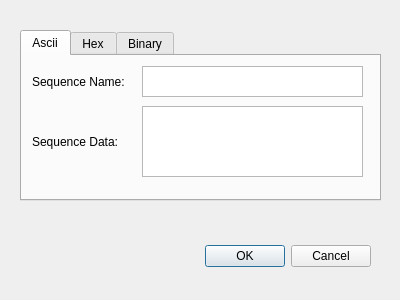
<?xml version="1.0" encoding="UTF-8"?>
<ui version="4.0">
 <class>addSequence</class>
 <widget class="QDialog" name="addSequence">
  <property name="geometry">
   <rect>
    <x>0</x>
    <y>0</y>
    <width>400</width>
    <height>300</height>
   </rect>
  </property>
  <property name="windowTitle">
   <string>Dialog</string>
  </property>
  <widget class="QDialogButtonBox" name="buttonBox">
   <property name="geometry">
    <rect>
     <x>30</x>
     <y>240</y>
     <width>341</width>
     <height>32</height>
    </rect>
   </property>
   <property name="acceptDrops">
    <bool>false</bool>
   </property>
   <property name="orientation">
    <enum>Qt::Horizontal</enum>
   </property>
   <property name="standardButtons">
    <set>QDialogButtonBox::Cancel|QDialogButtonBox::Ok</set>
   </property>
  </widget>
  <widget class="QTabWidget" name="tabWidget">
   <property name="geometry">
    <rect>
     <x>20</x>
     <y>30</y>
     <width>361</width>
     <height>171</height>
    </rect>
   </property>
   <property name="currentIndex">
    <number>0</number>
   </property>
   <property name="documentMode">
    <bool>false</bool>
   </property>
   <property name="tabsClosable">
    <bool>false</bool>
   </property>
   <property name="movable">
    <bool>false</bool>
   </property>
   <property name="tabBarAutoHide">
    <bool>false</bool>
   </property>
   <widget class="QWidget" name="tab">
    <attribute name="title">
     <string>Ascii</string>
    </attribute>
    <widget class="QTextEdit" name="seqData">
     <property name="geometry">
      <rect>
       <x>120</x>
       <y>50</y>
       <width>221</width>
       <height>71</height>
      </rect>
     </property>
     <property name="sizePolicy">
      <sizepolicy hsizetype="Preferred" vsizetype="Preferred">
       <horstretch>0</horstretch>
       <verstretch>0</verstretch>
      </sizepolicy>
     </property>
     <property name="frameShadow">
      <enum>QFrame::Sunken</enum>
     </property>
     <property name="lineWidth">
      <number>2</number>
     </property>
     <property name="tabChangesFocus">
      <bool>true</bool>
     </property>
    </widget>
    <widget class="QLabel" name="label">
     <property name="geometry">
      <rect>
       <x>10</x>
       <y>50</y>
       <width>111</width>
       <height>71</height>
      </rect>
     </property>
     <property name="text">
      <string>Sequence Data:</string>
     </property>
    </widget>
    <widget class="QLabel" name="label_2">
     <property name="geometry">
      <rect>
       <x>10</x>
       <y>10</y>
       <width>111</width>
       <height>31</height>
      </rect>
     </property>
     <property name="text">
      <string>Sequence Name:</string>
     </property>
    </widget>
    <widget class="QTextEdit" name="seqName">
     <property name="geometry">
      <rect>
       <x>120</x>
       <y>10</y>
       <width>221</width>
       <height>31</height>
      </rect>
     </property>
     <property name="sizePolicy">
      <sizepolicy hsizetype="Preferred" vsizetype="Preferred">
       <horstretch>0</horstretch>
       <verstretch>0</verstretch>
      </sizepolicy>
     </property>
     <property name="frameShadow">
      <enum>QFrame::Sunken</enum>
     </property>
     <property name="lineWidth">
      <number>2</number>
     </property>
     <property name="tabChangesFocus">
      <bool>true</bool>
     </property>
    </widget>
   </widget>
   <widget class="QWidget" name="tab_2">
    <attribute name="title">
     <string>Hex</string>
    </attribute>
   </widget>
   <widget class="QWidget" name="tab_3">
    <attribute name="title">
     <string>Binary</string>
    </attribute>
   </widget>
  </widget>
 </widget>
 <tabstops>
  <tabstop>tabWidget</tabstop>
  <tabstop>seqName</tabstop>
  <tabstop>seqData</tabstop>
 </tabstops>
 <resources/>
 <connections>
  <connection>
   <sender>buttonBox</sender>
   <signal>accepted()</signal>
   <receiver>addSequence</receiver>
   <slot>accept()</slot>
   <hints>
    <hint type="sourcelabel">
     <x>248</x>
     <y>254</y>
    </hint>
    <hint type="destinationlabel">
     <x>157</x>
     <y>274</y>
    </hint>
   </hints>
  </connection>
  <connection>
   <sender>buttonBox</sender>
   <signal>rejected()</signal>
   <receiver>addSequence</receiver>
   <slot>reject()</slot>
   <hints>
    <hint type="sourcelabel">
     <x>316</x>
     <y>260</y>
    </hint>
    <hint type="destinationlabel">
     <x>286</x>
     <y>274</y>
    </hint>
   </hints>
  </connection>
 </connections>
</ui>
